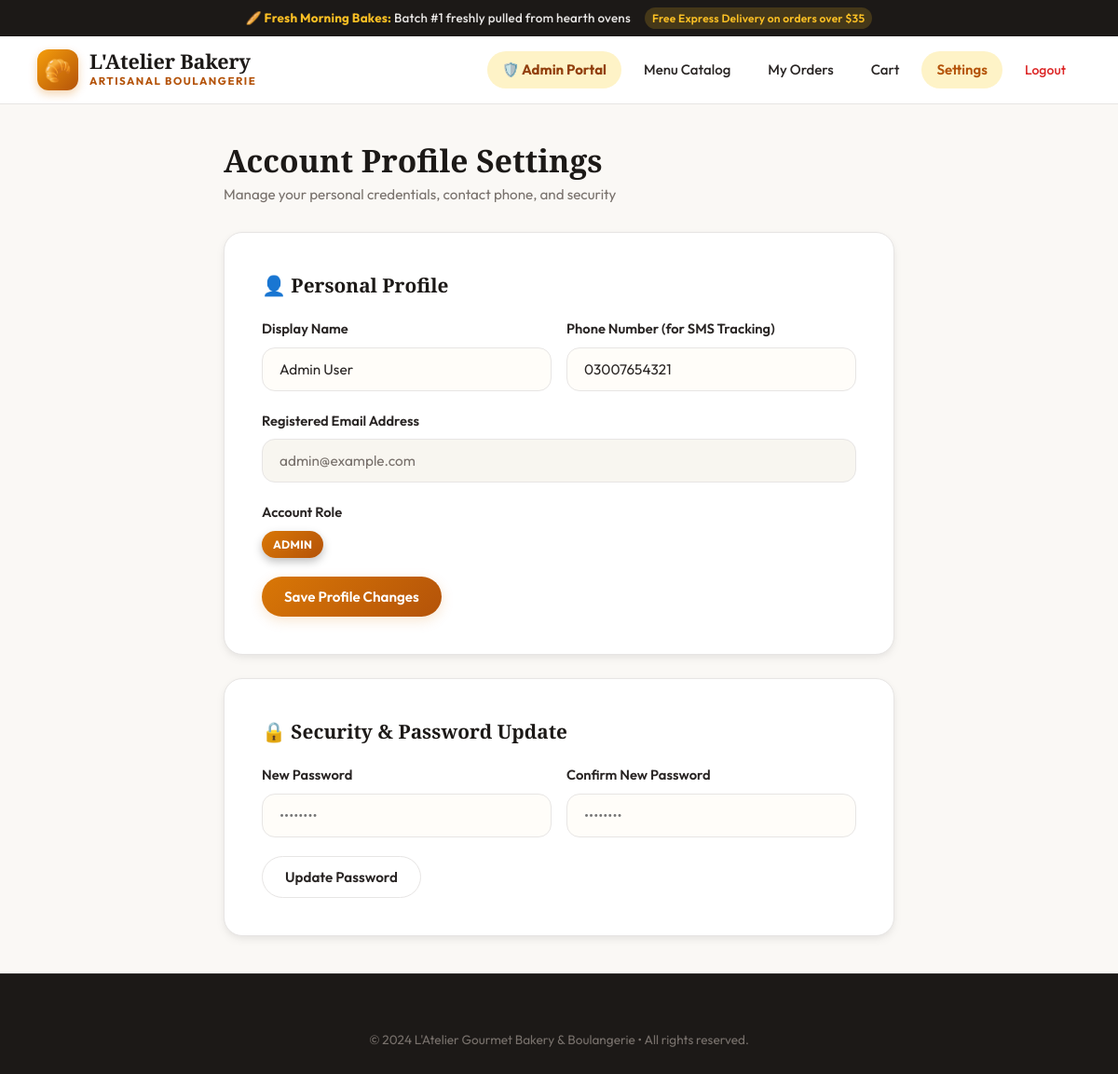
/account_settings.php (signed in), run on the app's committed database.
### tables this page shows
CREATE TABLE `customers` (
  `id` int(11) NOT NULL AUTO_INCREMENT,
  `name` varchar(100) DEFAULT NULL,
  `email` varchar(100) DEFAULT NULL,
  `password` varchar(255) DEFAULT NULL,
  `phone` varchar(15) DEFAULT NULL,
  `reset_token` varchar(255) DEFAULT NULL,
  `role` varchar(20) NOT NULL DEFAULT 'customer',
  PRIMARY KEY (`id`),
  UNIQUE KEY `email` (`email`)
);

### account_settings.php (the view, shortened to what this page needs)
<?php
require_once 'config.php';
$conn = getDbConnection();
$customer_id = (int)$_SESSION['customer_id'];
$stmt = $conn->prepare("SELECT name, email, phone, role FROM customers WHERE id = ?");
$stmt->bind_param("i", $customer_id);
$stmt->execute();
$stmt->bind_result($name, $email, $phone, $role);
?>
<!DOCTYPE html>
<html lang="en">
<head>
    <link rel="stylesheet" href="style.css">
</head>
<body>
    <div class="top-announcement">
        <span>🥖 <strong>Fresh Morning Bakes:</strong> Batch #1 freshly pulled from hearth ovens</span>
        <span class="badge-pill">Free Express Delivery on orders over $35</span>
    </div>
    <nav class="navbar">
        <a href="products.php" class="brand-logo">
            <div class="brand-icon">🥐</div>
            <div class="brand-text-wrap">
                <span class="brand-name">L'Atelier Bakery</span>
                <span class="brand-tagline">Artisanal Boulangerie</span>
            </div>
        </a>
        <div class="nav-links">
            <?php if (isset($_SESSION['role']) && $_SESSION['role'] === 'admin'): ?>
                <a href="admin_dashboard.php" style="background:#fef3c7; color:#92400e; font-weight:700;">🛡️ Admin Portal</a>
            <?php endif; ?>
            <a href="products.php">Menu Catalog</a>
            <a href="my_orders.php">My Orders</a>
            <a href="view_cart.php">Cart</a>
            <a href="account_settings.php" class="active">Settings</a>
            <a href="logout.php" class="btn-logout">Logout</a>
        </div>
    </nav>
    <div class="container" style="max-width: 800px;">
        <div class="section-header" style="margin-bottom:28px;">
            <div>
                <h1 class="section-title">Account Profile Settings</h1>
                <p class="section-subtitle">Manage your personal credentials, contact phone, and security</p>
            </div>
        </div>
        <div class="form-box" style="margin-bottom: 25px;">
            <h3 style="font-family:var(--font-heading); font-size:1.3rem; color:var(--espresso); margin-bottom:18px;">
                👤 Personal Profile
            </h3>
            <form action="account_settings.php" method="POST">
                <div style="display:grid; grid-template-columns:1fr 1fr; gap:16px;">
                    <div class="form-group">
                        <label for="name">Display Name</label>
                        <input type="text" id="name" name="name" class="form-control" value="<?php echo htmlspecialchars($name ?? ''); ?>" required>
                    </div>
                    <div class="form-group">
                        <label for="phone">Phone Number (for SMS Tracking)</label>
                        <input type="text" id="phone" name="phone" class="form-control" value="<?php echo htmlspecialchars($phone ?? ''); ?>" placeholder="0300-1234567">
                    </div>
                </div>
                <div class="form-group">
                    <label>Registered Email Address</label>
                    <input type="email" class="form-control" value="<?php echo htmlspecialchars($email ?? ''); ?>" disabled style="background:var(--surface-alt); color:var(--muted); cursor:not-allowed;">
                </div>
                <div class="form-group">
                    <label>Account Role</label>
                    <div>
                        <span class="card-badge gold" style="position:static; display:inline-block;">
                            <?php echo strtoupper(htmlspecialchars($role ?? 'CUSTOMER')); ?>
                        </span>
                    </div>
                </div>
                <button type="submit" name="update_name" class="btn btn-primary" style="padding:12px 24px; font-size:0.95rem;">
                    Save Profile Changes
                </button>
            </form>
        </div>
        <div class="form-box">
            <h3 style="font-family:var(--font-heading); font-size:1.3rem; color:var(--espresso); margin-bottom:18px;">
                🔒 Security & Password Update
            </h3>
            <form action="account_settings.php" method="POST">
                <div style="display:grid; grid-template-columns:1fr 1fr; gap:16px;">
                    <div class="form-group">
                        <label for="new_password">New Password</label>
                        <input type="password" id="new_password" name="new_password" class="form-control" placeholder="••••••••" required>
                    </div>
                    <div class="form-group">
                        <label for="confirm_password">Confirm New Password</label>
                        <input type="password" id="confirm_password" name="confirm_password" class="form-control" placeholder="••••••••" required>
                    </div>
                </div>
                <button type="submit" name="change_password" class="btn btn-secondary" style="padding:12px 24px; font-size:0.95rem;">
                    Update Password
                </button>
            </form>
        </div>
    </div>
    <footer>
        <div class="footer-copy">
            &copy; <?php echo date('Y'); ?> L'Atelier Gourmet Bakery & Boulangerie &bull; All rights reserved.
        </div>
    </footer>
</body>
</html>

### data on the page
customers: name "Admin User", phone "03007654321", email "admin@example.com", role "ADMIN"
